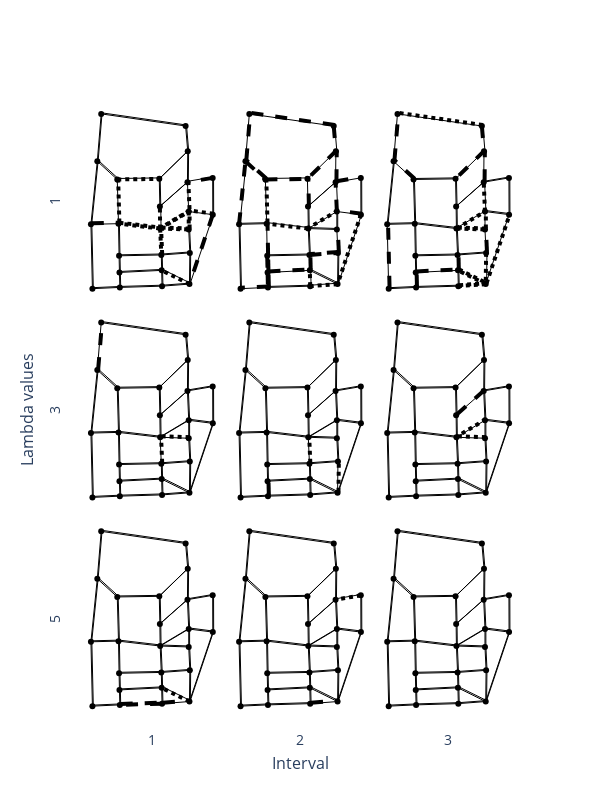

Here is the notebook cell this chart was saved with:
### Code cell
fig = make_subplots(rows=3, cols=3, horizontal_spacing = 0.01, 
                    vertical_spacing = 0.01, 
                    x_title='Interval', y_title='Lambda values')
x = [v[0] for v in node_locations.values()]
y = [v[1] for v in node_locations.values()]

intervals = (0, 28800), (28800, 57600), (57600, 86400)
lmbds = [1, 3, 5]

def add_shapes(fig, interval, lmbd, plot_pos):
    xref = f'x{plot_pos}'
    yref = f'y{plot_pos}'
    for edge_name, (source, dest) in edge_connections.items():
        x0, y0 = node_locations[str(source)]
        x1, y1 = node_locations[str(dest)]
        if source>dest:
            offset = 50
        else:
            offset = 0
        edge = int(edge_name.split('_')[0])
        rank = (full_vuls_ranks[(edge, interval)] - sub_vuls_sorted_ranks[lmbd][(edge, interval)])/228

        color = get_color(rank)
        #width = 1 if color=='black' else 5
        width = get_width(rank)
        dash = get_dash(rank)
        fig.add_shape(type="line", xref=xref, yref=yref,
            x0=x0+offset, y0=y0+offset, x1=x1+offset, y1=y1+offset,
            line=dict(
                #color=color,
                color='black',
                width=width,
                dash=dash,
            ))
count = 0
y_labels = {1:1, 4:3, 7:5}
x_labels = {7:1, 8:2, 9:3}
for row in range(1,4):
    for col in range(1,4):
        count=count+1
        fig.add_trace(go.Scatter(x=x, y=y, mode='markers', marker={'color':'black'}),
              row=row, col=col)
        fig.update_xaxes(showticklabels=False, row=row, col=col, title=f'{x_labels.get(count, "")}', mirror=True)
        #fig.add_annotation(x=0, y=0, text=f'{x_labels.get(count, "")}',
        #    showarrow=False, xshift=-50, yshift=-35*count)
        fig.update_yaxes(showticklabels=False, row=row, col=col, title=f'{y_labels.get(count, "")}', mirror=True)
        interval = intervals[col-1]
        lmbd = lmbds[row-1]
        add_shapes(fig, interval, lmbd, count)

fig.update_layout({'width': 600, 'height':800,'plot_bgcolor':'rgba(0,0,0,0)', 'showlegend':False, 'autosize': True})

fig.show()
